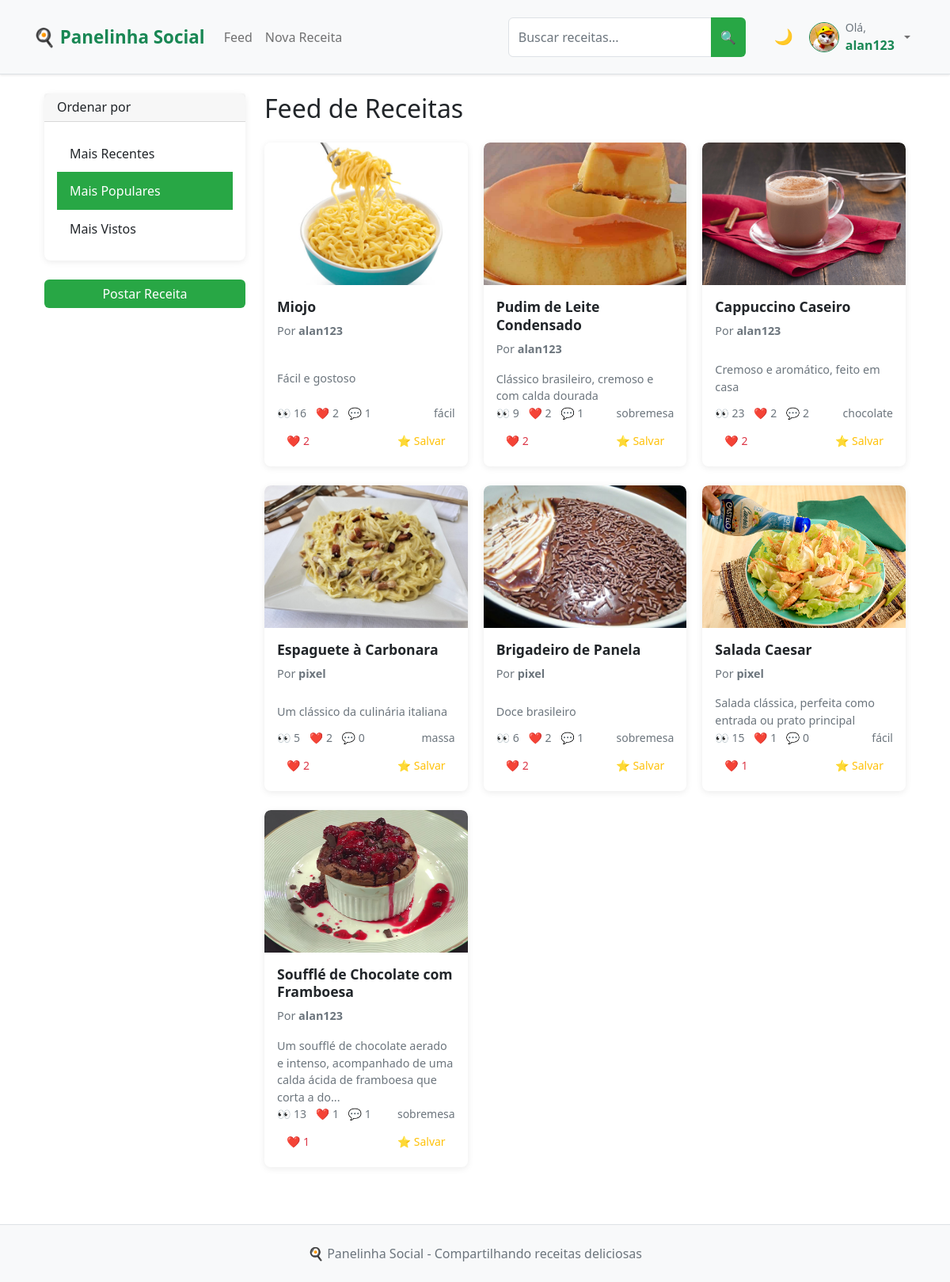
Screenshot of /feed?sort=popular (signed in) with the database file from the repository.
### app.py (models this page shows, shortened)
class User(UserMixin, db.Model):
    __tablename__ = 'user'
    id = db.Column(db.Integer, primary_key=True)
    username = db.Column(db.String(64), unique=True, nullable=False, index=True)
    email = db.Column(db.String(120), unique=True, nullable=False, index=True)
    password_hash = db.Column(db.String(128))
    bio = db.Column(db.Text)
    profile_picture = db.Column(db.String(200))
    created_at = db.Column(db.DateTime, default=datetime.utcnow)
    recipes = db.relationship('Recipe', backref='author', lazy='select')
    likes = db.relationship('Like', backref='user', lazy='select')
    comments = db.relationship('Comment', backref='user', lazy='select')
    saved_recipes = db.relationship('SavedRecipe', backref='user', lazy='select')

class Recipe(db.Model):
    __tablename__ = 'recipe'
    id = db.Column(db.Integer, primary_key=True)
    title = db.Column(db.String(100), nullable=False, index=True)
    description = db.Column(db.Text)
    ingredients = db.Column(db.Text)
    steps = db.Column(db.Text)
    image = db.Column(db.String(200))
    categories = db.Column(db.String(200))
    difficulty = db.Column(db.String(20), nullable=False, default='Fácil', index=True)  # NOVO CAMPO
    is_draft = db.Column(db.Boolean, default=False, index=True)
    created_at = db.Column(db.DateTime, default=datetime.utcnow, index=True)
    updated_at = db.Column(db.DateTime, default=datetime.utcnow, onupdate=datetime.utcnow)
    views = db.Column(db.Integer, default=0, index=True)
    user_id = db.Column(db.Integer, db.ForeignKey('user.id'), nullable=False, index=True)
    likes = db.relationship('Like', backref='recipe', lazy='select')
    comments = db.relationship('Comment', backref='recipe', lazy='select')
    saved_by = db.relationship('SavedRecipe', backref='recipe', lazy='select')
    def like_count(self):
        if hasattr(self, '_like_count'):
            return self._like_count
        return len(self.likes)
    def comment_count(self):
        if hasattr(self, '_comment_count'):
            return self._comment_count
        return len(self.comments)

### app.py (the view)
@app.route('/feed')
@login_required
def feed():
    sort_by = request.args.get('sort', 'recent')
    recipes_query = Recipe.query.filter_by(is_draft=False)
    if sort_by == 'popular':
        recipes_query = recipes_query.outerjoin(Like).group_by(Recipe.id).order_by(func.count(Like.id).desc())
    elif sort_by == 'views':
        recipes_query = recipes_query.order_by(Recipe.views.desc())
    else:
        recipes_query = recipes_query.order_by(Recipe.created_at.desc())
    recipes = get_recipes_with_counts(recipes_query)
    return render_template('feed.html', title='Feed', recipes=recipes, sort_by=sort_by)

### app.py (called while the page is built)
@login_manager.user_loader
def load_user(id):
    return User.query.get(int(id))

### templates/feed.html (shortened to what this page needs)
{% extends "base.html" %}
{% block content %}
<div class="container-fluid">
    <div class="row">
        <div class="col-md-3">
            <div class="card mb-4">
                <div class="card-header">
                    <h6 class="mb-0">Ordenar por</h6>
                </div>
                <div class="card-body">
                    <div class="list-group list-group-flush">
                        <a href="{{ url_for('feed', sort='recent') }}"
                           class="list-group-item list-group-item-action {% if sort_by == 'recent' %}active{% endif %}">
                            Mais Recentes
                        </a>
                        <a href="{{ url_for('feed', sort='popular') }}"
                           class="list-group-item list-group-item-action {% if sort_by == 'popular' %}active{% endif %}">
                            Mais Populares
                        </a>
                        <a href="{{ url_for('feed', sort='views') }}"
                           class="list-group-item list-group-item-action {% if sort_by == 'views' %}active{% endif %}">
                            Mais Vistos
                        </a>
                    </div>
                </div>
            </div>
            <div class="d-grid">
                <a href="{{ url_for('new_recipe') }}" class="btn btn-success">
                    Postar Receita
                </a>
            </div>
        </div>
        <div class="col-md-9">
            <h2 class="mb-4">Feed de Receitas</h2>
            {% if recipes %}
                <div class="row">
                    {% for recipe in recipes %}
                        <div class="col-xl-4 col-lg-6 col-md-6 mb-4">
                            <div class="card h-100 recipe-card">
                                <a href="{{ url_for('recipe_detail', recipe_id=recipe.id) }}" class="text-decoration-none">
                                    {% if recipe.image %}
                                        <img src="{{ url_for('static', filename='uploads/' + recipe.image) }}"
                                             class="card-img-top" alt="{{ recipe.title }}">
                                    {% else %}
                                        <div class="card-img-top bg-light d-flex align-items-center justify-content-center"
                                             style="height: 200px;">
                                            <span class="text-muted">Sem imagem</span>
                                        </div>
                                    {% endif %}
                                </a>
                                <div class="card-body d-flex flex-column">
                                    <a href="{{ url_for('recipe_detail', recipe_id=recipe.id) }}" class="text-decoration-none text-dark">
                                        <h5 class="card-title">{{ recipe.title }}</h5>
                                    </a>
                                    <p class="card-text text-muted small">
                                        Por <strong>{{ recipe.author.username }}</strong>
                                    </p>
                                    <a href="{{ url_for('recipe_detail', recipe_id=recipe.id) }}" class="text-decoration-none text-dark flex-grow-1">
                                        <p class="card-text">{{ recipe.description[:100] }}{% if recipe.description|length > 100 %}...{% endif %}</p>
                                    </a>
                                    <div class="mt-auto">
                                        <div class="d-flex justify-content-between align-items-center mb-2">
                                            <div class="text-muted small">
                                                <span class="me-2">👀 {{ recipe.views }}</span>
                                                <span class="me-2">❤️ {{ recipe.like_count() }}</span>
                                                <span>💬 {{ recipe.comment_count() }}</span>
                                            </div>
                                            {% if recipe.categories %}
                                                <small class="text-muted">
                                                    {{ recipe.categories.split(',')[0] }}
                                                </small>
                                            {% endif %}
                                        </div>
                                        <div class="d-flex justify-content-between">
                                            <button class="btn btn-sm btn-outline-danger like-btn"
                                                    data-recipe-id="{{ recipe.id }}">
                                                ❤️ <span class="like-count">{{ recipe.like_count() }}</span>
                                            </button>
                                            <button class="btn btn-sm btn-outline-warning save-btn"
                                                    data-recipe-id="{{ recipe.id }}">
                                                ⭐ Salvar
                                            </button>
                                        </div>
                                    </div>
                                </div>
                            </div>
                        </div>
                    {% endfor %}
                </div>
            {% endif %}
        </div>
    </div>
</div>
{% endblock %}

### templates/base.html (shortened to what this page needs)
<!DOCTYPE html>
<html lang="pt-br">
<head>
    <link href="https://cdn.jsdelivr.net/npm/bootstrap@5.1.3/dist/css/bootstrap.min.css" rel="stylesheet">
    <link rel="stylesheet" href="{{ url_for('static', filename='css/style.css') }}">
</head>
<body>
    <nav class="navbar navbar-expand-lg navbar-light bg-light border-bottom">
        <div class="container">
            <a class="navbar-brand fw-bold text-success" href="{{ url_for('index') }}">
                🍳 Panelinha Social
            </a>
            <div class="collapse navbar-collapse" id="navbarNav">
                <ul class="navbar-nav me-auto">
                    {% if current_user.is_authenticated %}
                        <li class="nav-item">
                            <a class="nav-link" href="{{ url_for('feed') }}">Feed</a>
                        </li>
                        <li class="nav-item">
                            <a class="nav-link" href="{{ url_for('new_recipe') }}">Nova Receita</a>
                        </li>
                    {% endif %}
                </ul>
                <form class="d-flex me-3" action="{{ url_for('search') }}" method="GET">
                    <div class="input-group" style="min-width: 250px;">
                        <input type="text"
                            name="q"
                            class="form-control"
                            placeholder="Buscar receitas..."
                            value="{{ request.args.get('q', '') }}"
                            aria-label="Buscar receitas">
                        <button class="btn btn-success" type="submit" title="Buscar receitas">
                            🔍
                        </button>
                    </div>
                </form>
                <div class="navbar-nav ms-2">
                    <button class="btn btn-outline-secondary btn-sm" id="darkModeToggle" title="Modo Noturno">
                    </button>
                </div>
                <div class="navbar-nav">
                    {% if current_user.is_authenticated %}
                        <div class="nav-item dropdown">
                            <a class="nav-link dropdown-toggle d-flex align-items-center gap-2" href="#" role="button" data-bs-toggle="dropdown">
                                <div class="position-relative">
                                    {% if current_user.profile_picture %}
                                        <img src="{{ url_for('static', filename='uploads/' + current_user.profile_picture) }}"
                                            class="rounded-circle border border-success"
                                            style="width: 38px; height: 38px; object-fit: cover;"
                                            alt="Foto de perfil">
                                    {% else %}
                                        <div class="rounded-circle bg-light d-flex align-items-center justify-content-center border border-success"
                                            style="width: 38px; height: 38px;">
                                            <span class="text-muted">👤</span>
                                        </div>
                                    {% endif %}
                                </div>
                                <div class="d-none d-lg-flex flex-column align-items-start">
                                    <span class="small text-muted">Olá,</span>
                                    <strong class="text-success">{{ current_user.username }}</strong>
                                </div>
                            </a>
                        </div>
                    {% else %}
                        <a class="nav-link" href="{{ url_for('login') }}">Entrar</a>
                        <a class="nav-link" href="{{ url_for('register') }}">Cadastrar</a>
                    {% endif %}
                </div>
            </div>
        </div>
    </nav>
    <div class="container mt-4">
        {% block content %}{% endblock %}
    </div>
    <footer class="bg-light text-center text-muted py-4 mt-5 border-top">
        <div class="container">
            <p class="mb-0">🍳 Panelinha Social - Compartilhando receitas deliciosas</p>
        </div>
    </footer>
</body>
</html>

### static/css/style.css (style rules this page uses)
:root { --primary-color: #28a745; --primary-hover: #218838; --light-bg: #f8f9fa; --card-shadow: 0 2px 8px rgba(0, 0, 0, 0.08); --card-hover-shadow: 0 4px 12px rgba(0, 0, 0, 0.12); }
* { box-sizing: border-box; }
body { background-color: var(--light-bg); font-family: system-ui, -apple-system, sans-serif; line-height: 1.5; margin: 0; padding: 0; }
.container-fluid { padding: 0 15px; }
.recipe-card { border: none; border-radius: 8px; box-shadow: var(--card-shadow); transition: box-shadow 0.2s ease; background: white; overflow: hidden; height: 100%; }
.card-img-top { border-radius: 8px 8px 0 0; height: 180px; object-fit: cover; width: 100%; }
.card-body { padding: 1rem; display: flex; flex-direction: column; height: 100%; }
.card-title { font-size: 1.1rem; font-weight: 600; margin-bottom: 0.5rem; line-height: 1.3; }
.card-text { font-size: 0.9rem; color: #6c757d; flex-grow: 1; }
.btn { border-radius: 6px; font-weight: 500; transition: all 0.15s ease; border: none; }
.btn-success { background-color: var(--primary-color); }
.btn-sm { padding: 0.375rem 0.75rem; font-size: 0.875rem; }
.row { display: flex; flex-wrap: wrap; margin: 0 -10px; }
.col-xl-4, .col-lg-6, .col-md-6 { padding: 0 10px; margin-bottom: 20px; }
.navbar { padding: 1rem 0; box-shadow: 0 1px 3px rgba(0,0,0,0.1); }
.navbar-brand { font-weight: 700; font-size: 1.4rem; }
.card { border: none; border-radius: 8px; box-shadow: var(--card-shadow); }
.list-group-item { border: none; padding: 0.75rem 1rem; transition: background-color 0.15s ease; }
.list-group-item.active { background-color: var(--primary-color); border-color: var(--primary-color); }
.form-control { border-radius: 6px; border: 1px solid #dee2e6; padding: 0.75rem; transition: border-color 0.15s ease; }
footer { margin-top: 3rem; padding: 2rem 0; background: white; border-top: 1px solid #dee2e6; }
@media (max-width: 1200px) { .container-fluid { padding: 0 12px; } }
img { max-width: 100%; height: auto; }
.text-muted { color: #6c757d !important; }

### templates/base.html (style rules this page uses)
:root { --bg-color: #ffffff; --text-color: #212529; --card-bg: #ffffff; --border-color: #dee2e6; --success-color: #198754; --header-bg: #f8f9fa; --ingredient-bg: #f8f9fa; --ingredient-text: #212529; }
body.loaded * { transition: all 0.3s ease; }
body { background-color: var(--bg-color); color: var(--text-color); min-height: 100vh; }
#darkModeToggle { border: none; background: transparent; font-size: 1.2em; padding: 0.375rem 0.75rem; transition: all 0.3s ease; }

### rows the page displays
User: profile_picture (picture), username "alan123"
Recipe: image (picture), title "Miojo", author.username "alan123", description "Fácil e gostoso", views "16", like_count "2", comment_count "1", categories "fácil"
Recipe: image (picture), title "Pudim de Leite Condensado", author.username "alan123", description "Clássico brasileiro, cremoso e com calda dourada", views "9", like_count "2", comment_count "1", categories "sobremesa"
Recipe: image (picture), title "Cappuccino Caseiro", author.username "alan123", description "Cremoso e aromático, feito em casa", views "23", like_count "2", comment_count "2", categories "chocolate"
Recipe: image (picture), title "Espaguete à Carbonara", author.username "pixel", description "Um clássico da culinária italiana", views "5", like_count "2", comment_count "0", categories "massa"
Recipe: image (picture), title "Brigadeiro de Panela", author.username "pixel", description "Doce brasileiro", views "6", like_count "2", comment_count "1", categories "sobremesa"
Recipe: image (picture), title "Salada Caesar", author.username "pixel", description "Salada clássica, perfeita como entrada ou prato principal", views "15", like_count "1", comment_count "0", categories "fácil"
Recipe: image (picture), title "Soufflé de Chocolate com Framboesa", author.username "alan123", description "Um soufflé de chocolate aerado e intenso, acompanhado de uma calda ácida de framboesa que corta a do", views "13", like_count "1", comment_count "1", categories "sobremesa"
